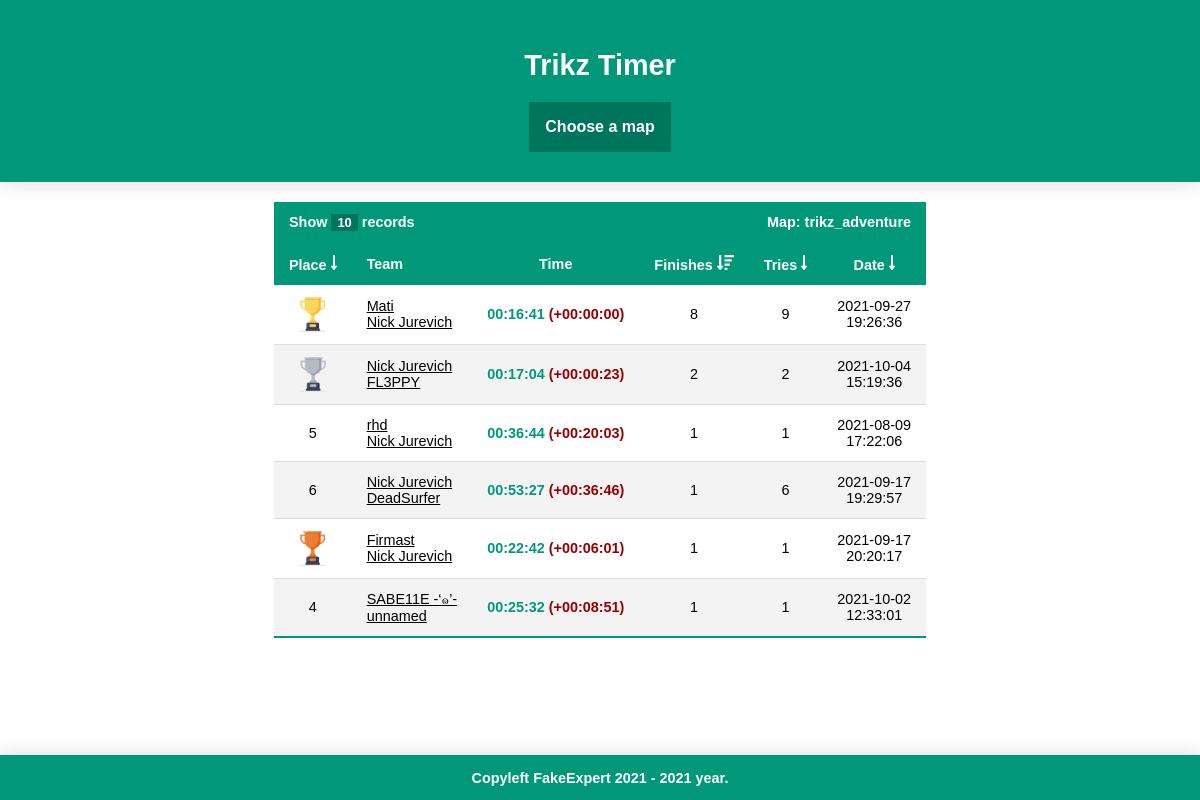
Page /?start=0&sort=3 on the committed database.
### tables this page shows
CREATE TABLE `records` (
  `id` int(11) NOT NULL AUTO_INCREMENT,
  `playerid` int(11) DEFAULT NULL,
  `partnerid` int(11) DEFAULT NULL,
  `time` float DEFAULT NULL,
  `finishes` int(11) DEFAULT NULL,
  `tries` int(11) DEFAULT NULL,
  `cp1` float DEFAULT NULL,
  `cp2` float DEFAULT NULL,
  `cp3` float DEFAULT NULL,
  `cp4` float DEFAULT NULL,
  `cp5` float DEFAULT NULL,
  `cp6` float DEFAULT NULL,
  `cp7` float DEFAULT NULL,
  `cp8` float DEFAULT NULL,
  `cp9` float DEFAULT NULL,
  `cp10` float DEFAULT NULL,
  `points` int(11) DEFAULT NULL,
  `map` varchar(192) DEFAULT NULL,
  `date` int(11) DEFAULT NULL,
  PRIMARY KEY (`id`)
);

CREATE TABLE `users` (
  `id` int(11) NOT NULL AUTO_INCREMENT,
  `username` varchar(64) DEFAULT NULL,
  `steamid` int(11) DEFAULT NULL,
  `geoipcode2` varchar(64) DEFAULT NULL,
  `firstjoin` int(11) DEFAULT NULL,
  `lastjoin` int(11) DEFAULT NULL,
  `points` int(11) DEFAULT NULL,
  PRIMARY KEY (`id`)
);

### web/index.php (the view, shortened to what this page needs)
<html>
<body>
	<div class=header><h1>Trikz Timer</h1>
	<?php
		$db = mysqli_connect('78.84.184.120','fakeexpert','','fakeexpert') or die ('Error connecting to MySQL server.');
		echo "<div class=dropdown><button onclick=myFunction() class=dropbtn>Choose a map</button><div id=myDropdown class=dropdown-content>";
		echo "</div></div>";
	?>
	</div>
	<div class=content>
	<table class=styled-table>
		<thead>
			<?php
				echo "<tr><th colspan=2>Show <div class=dropdownlimit><button onclick=myFunction() class=dropbtnlimit>$_GET[limit]</button> records<div id=myDropdownlimit class=dropdown-contentlimit><a href=?limit=10>10</a><a href=?limit=25>25</a><a href=?limit=50>50</a></div></div></th><th></th><th colspan=3 style=text-align:right>Map: $_SESSION[map]</th></tr>";
			?>
			<tr>
				<?php
					if(isset($_GET['sort']))
					{
						if($_GET['sort'] == 1)
							echo "<th><center>Place <a href=?start=$_GET[start]&sort=0><img src=/sort/sort-amount-down-solid_icon.png></a></center></th>";
						else if($_GET['sort'] == 0)
							echo "<th><center>Place <a href=?start=0&sort=1><img src=/sort/sort-amount-down-alt-solid_icon.png></a></center></th>";
						else
							echo "<th><center>Place <a href=?start=0&sort=1><img src=/sort/sort-amount-down_icon.png></a></center></th>";
					}
					else
						echo "<th><center>Place <a href=?start=0&sort=1><img src=/sort/sort-amount-down-alt-solid_icon.png></a></center></th>";
					echo "<th>Team</th>";
					echo "<th><center>Time</center></th>";
					if(isset($_GET['sort']))
					{
						if($_GET['sort'] == 3)
							echo "<th><center>Finishes <a href=?start=$_GET[start]&sort=2><img src=/sort/sort-amount-down-solid_icon.png></a></center></th>";
						else if($_GET['sort'] == 2)
							echo "<th><center>Finishes <a href=?start=$_GET[start]&sort=3><img src=/sort/sort-amount-down-alt-solid_icon.png></a></center></th>";
						else
							echo "<th><center>Finishes <a href=?start=0&sort=3><img src=/sort/sort-amount-down_icon.png></a></center></th>";
						if($_GET['sort'] == 5)
							echo "<th><center>Tries <a href=?start=$_GET[start]&sort=4><img src=/sort/sort-amount-down-solid_icon.png></a></center></th>";
						else if($_GET['sort'] == 4)
							echo "<th><center>Tries <a href=?start=$_GET[start]&sort=5><img src=/sort/sort-amount-down-alt-solid_icon.png></a></center></th>";
						else
							echo "<th><center>Tries <a href=?start=0&sort=5><img src=/sort/sort-amount-down_icon.png></a></center></th>";
						if($_GET['sort'] == 7)
							echo "<th><center>Date <a href=?start=$_GET[start]&sort=6><img src=/sort/sort-amount-down-solid_icon.png></a></center></th>";
						else if($_GET['sort'] == 6)
							echo "<th><center>Date <a href=?start=0&sort=7><img src=/sort/sort-amount-down-alt-solid_icon.png></a></center></th>";
						else
							echo "<th><center>Date <a href=?start=0&sort=7><img src=/sort/sort-amount-down_icon.png></a></center></th>";
					}
				?>
			</tr>
		</thead>
			<tbody>
			<?php
				if(isset($_GET['start']))
					$start = (int) $_GET['start'];
				else
					$start = 0;
				if(isset($_GET['sort']))
					$sort = (int) $_GET['sort'];
				else
					$sort = 0;
				if(isset($_GET['limit']))
					$limit = (int) $_GET['limit'];
				else
					$limit = 10;
				$query0 = "SELECT COUNT(*) FROM records WHERE map = '$_SESSION[map]'";
				$getSR = "SELECT time FROM records WHERE map = '$_SESSION[map]' ORDER BY time LIMIT 1";
				$queryRank = "SELECT @rownum := @rownum + 1 as rank, p.id FROM (SELECT @rownum := 0) v, (SELECT * FROM records WHERE map = '$_SESSION[map]' GROUP BY id ORDER BY time) p";
				if($sort == 1)
					$query = "SELECT * FROM records WHERE map = '$_SESSION[map]' ORDER BY time DESC LIMIT $start, $limit";
				else if(!$sort)
					$query = "SELECT * FROM records WHERE map = '$_SESSION[map]' ORDER BY time LIMIT $start, $limit";
				else if($sort == 3)
					$query = "SELECT * FROM records WHERE map = '$_SESSION[map]' ORDER BY finishes DESC LIMIT $start, $limit";
				mysqli_query($db, $queryRank) or die('Error querying database. [1rank]');
				mysqli_query($db, $query);
				mysqli_query($db, $getSR) or die('Error querying database. [getSR]');
				mysqli_query($db, $query0) or die('Error querying database. [2]');
				$result = mysqli_query($db, $query);
				$resultGetSR = mysqli_query($db, $getSR);
				$rowGetSR = mysqli_fetch_array($resultGetSR);
				$serverRecord = 0;
				while($row = mysqli_fetch_assoc($result))
				{
					$resultRank = mysqli_query($db, $queryRank);
					while($rank = mysqli_fetch_assoc($resultRank))
						if($rank['id'] == $row['id'])
							break;
					$query2 = "SELECT username FROM users WHERE steamid = $row[playerid]";
					mysqli_query($db, $query2) or die('Error querying in table. [3]');
					$result2 = mysqli_query($db, $query2);
					$row2 = mysqli_fetch_array($result2);
					$query3 = "SELECT username FROM users WHERE steamid = $row[partnerid]";
					mysqli_query($db, $query3) or die('Error querying in table. [4]');
					$result3 = mysqli_query($db, $query3);
					$row3 = mysqli_fetch_array($result3);
					$hours = floor($row['time'] / 3600);
					$mins = floor($row['time'] / 60 % 60);
					$secs = floor($row['time'] % 60);
					$time = sprintf("%02d:%02d:%02d", $hours, $mins, $secs);
					if(!$serverRecord)
						$serverRecord = $rowGetSR['time'];
					$timeDiff = $row['time'] - $serverRecord;
					$timeDiffHours = floor($timeDiff / 3600);
					$timeDiffMins = floor($timeDiff / 60 % 60);
					$timeDiffSecs = floor($timeDiff % 60);
					$timeDiffFormated = sprintf("%02d:%02d:%02d", $timeDiffHours, $timeDiffMins, $timeDiffSecs);
					$formatedDateYmd = date("Y-m-d", $row['date']);
					$formatedDateHis = date("H:i:s", $row['date']);
					$stamid64beforefirstuser = 76561197960265728;
					$player1steamid64 = $stamid64beforefirstuser + $row['playerid'];
					$player2steamid64 = $stamid64beforefirstuser + $row['partnerid'];
					if($rank['rank'] == 1)
						echo "<tr><td><center><img src=/topplace/gold_icon.png></center></td><td><a href=https://steamcommunity.com/profiles/$player1steamid64 target=_blank rel='noopener noreferrer' style=color:#000000>$row2[username]</a><br><a href=https://steamcommunity.com/profiles/$player2steamid64 target=_blank rel='noopener noreferrer' style=color:#000000>$row3[username]</a></td><td class=active-row><center>$time <font color=#980000>(+$timeDiffFormated)</font></center></td><td><center>$row[finishes]</center></td><td><center>$row[tries]</center></td><td><center>$formatedDateYmd<br>$formatedDateHis</center></td></tr>";
					else if($rank['rank'] == 2)
						echo "<tr><td><center><img src=/topplace/silver_icon.png></center></td><td><a href=https://steamcommunity.com/profiles/$player1steamid64 target=_blank rel='noopener noreferrer' style=color:#000000>$row2[username]</a><br><a href=https://steamcommunity.com/profiles/$player2steamid64 target=_blank rel='noopener noreferrer' style=color:#000000>$row3[username]</a></td><td class=active-row><center>$time <font color=#980000>(+$timeDiffFormated)</font></center></td><td><center>$row[finishes]</center></td><td><center>$row[tries]</center></td><td><center>$formatedDateYmd<br>$formatedDateHis</center></td></tr>";
					else if($rank['rank'] == 3)
						echo "<tr><td><center><img src=/topplace/bronze_icon.png></center></td><td><a href=https://steamcommunity.com/profiles/$player1steamid64 target=_blank rel='noopener noreferrer' style=color:#000000>$row2[username]</a><br><a href=https://steamcommunity.com/profiles/$player2steamid64 target=_blank rel='noopener noreferrer' style=color:#000000>$row3[username]</a></td><td class=active-row><center>$time <font color=#980000>(+$timeDiffFormated)</font></center></td><td><center>$row[finishes]</center></td><td><center>$row[tries]</center></td><td><center>$formatedDateYmd<br>$formatedDateHis</center></td></tr>";
					else
						echo "<tr><td><center>$rank[rank]</center></td><td><a href=https://steamcommunity.com/profiles/$player1steamid64 target=_blank rel='noopener noreferrer' style=color:#000000>$row2[username]</a><br><a href=https://steamcommunity.com/profiles/$player2steamid64 target=_blank rel='noopener noreferrer' style=color:#000000>$row3[username]</a></td><td class=active-row><center>$time <font color=#980000>(+$timeDiffFormated)</font></center></td><td><center>$row[finishes]</center></td><td><center>$row[tries]</center></td><td><center>$formatedDateYmd<br>$formatedDateHis</center></td></tr>";
				}
			?>
		</tbody>
	</table>
	</div>
	<div class=footer>
		<?php
			$year = date("Y");
			echo "<p>Copyleft FakeExpert 2021 - $year year.</p>";
		?>
	</div>
</body>
</html>

### web/index.php (style rules this page uses)
.styled-table { border-collapse: collapse; font-size: 0.9em; font-family: sans-serif; min-width: 64px; margin-left: auto; margin-right: auto; }
.styled-table thead tr { background-color: #009879; color: #ffffff; text-align: left; }
.styled-table th, .styled-table td { text-align: left; padding: 12px 15px; }
.styled-table tbody tr { background-color: #ffffff; border-bottom: 1px solid #dddddd; }
.styled-table tbody tr:nth-of-type(even) { background-color: #f3f3f3; }
.styled-table tbody tr:last-of-type { border-bottom: 2px solid #009879; }
.styled-table tbody td.active-row { font-weight: bold; color: #009879; }
body { margin: 0; background-color: #ffffff; }
.header { padding: 30px; text-align: center; background: #009879; color: white; font-size: 15px; font-weight: bold; font-size: 0.9em; font-family: sans-serif; box-shadow: 0 0 20px rgba(0, 0, 0, 0.15); }
.content { padding-top: 20px; padding-bottom: 60px; }
.footer { position: fixed; left: 0; bottom: 0; width: 100%; background-color: #009879; color: white; text-align: center; font-size: 0.9em; font-family: sans-serif; font-weight: bold; box-shadow: 0 0 20px rgba(0, 0, 0, 0.15); }
.dropbtn { background-color: #00755D; color: white; padding: 16px; font-size: 16px; border: none; cursor: pointer; font-family: sans-serif; font-weight: bold; }
.dropdown { position: relative; display: inline-block; }
.dropbtnlimit { background-color: #00755D; color: white; font-size: 0.9em; border: none; cursor: pointer; font-family: sans-serif; font-weight: bold; }
.dropdownlimit { position: relative; display: inline-block; }

### rows in the picture
records: users.username "Mati", users.username "Nick Jurevich", time "00:16:41", time "00:00:00", finishes "8", tries "9", date "2021-09-27", date "19:26:36"
records: users.username "Nick Jurevich", users.username "FL3PPY", time "00:17:04", timeDiffFormated "00:00:23", finishes "2", tries "2", date "2021-10-04", date "15:19:36"
records: rank "5", users.username "rhd", users.username "Nick Jurevich", time "00:36:44", timeDiffFormated "00:20:03", finishes "1", tries "1", date "2021-08-09", date "17:22:06"
records: rank "6", users.username "Nick Jurevich", users.username "DeadSurfer", time "00:53:27", timeDiffFormated "00:36:46", finishes "1", tries "6", date "2021-09-17", date "19:29:57"
records: users.username "Firmast", users.username "Nick Jurevich", time "00:22:42", timeDiffFormated "00:06:01", finishes "1", tries "1", date "2021-09-17", date "20:20:17"
records: rank "4", users.username "SABE11E -‘๑’-", users.username "unnamed", time "00:25:32", timeDiffFormated "00:08:51", finishes "1", tries "1", date "2021-10-02", date "12:33:01"

### other values in the picture
$_GET[limit] "10"
$_SESSION[map] "trikz_adventure"
